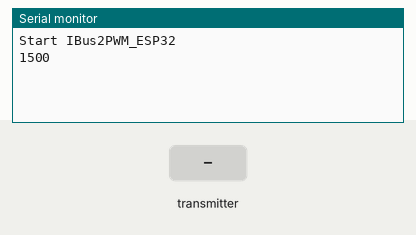
The sketch below on a simulated ESP32. On the bench: the last lines printed to the serial monitor. Inputs (shaded band) come from the test bench.

Above: at 1.2 s.
1.3 s: the transmitter starts sending readChannel.0 = 1000
At 2.4 s:
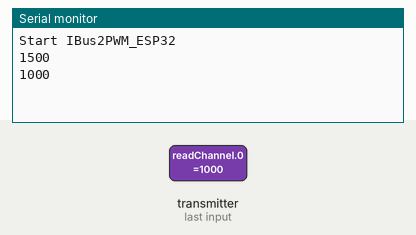
2.8 s: the transmitter starts sending readChannel.0 = 1250
At 3.6 s:
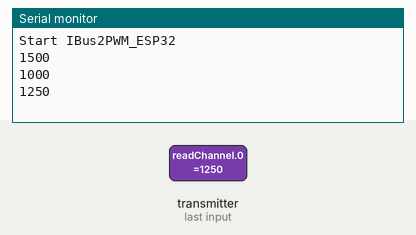

The sketch:

iBus_Receiver.ino
```cpp
#include <IBusBM.h>
//#include <ESP32Servo.h>


IBusBM IBus;    // IBus object
//Servo myservo;  // create servo object to control a servo

// Possible PWM GPIO pins on the ESP32: 0(used by on-board button),2,4,5(used by on-board LED),12-19,21-23,25-27,32-33
#define servoPin 18

void setup() {
  Serial.begin(115200);     // debug info

  IBus.begin(Serial2,1);    // iBUS object connected to serial2 RX2 pin and use timer 1
//  myservo.attach(servoPin); // attaches the servo on pin 18 to the servo object (using timer 0)
  Serial.println("Start IBus2PWM_ESP32");
}

int saveval=0;

void loop() {
  int val;
  val = IBus.readChannel(0); // get latest value for servo channel 1

  if (saveval != val) {
    Serial.println(val); // display new value in microseconds on PC
    saveval = val;
    //myservo.writeMicroseconds(val);   // sets the servo position
  }

  delay(100);
}
```

Measured:
- after the input at 1.3 s, the serial monitor: prints a new line at once (image 1)
- after the input at 2.8 s, the serial monitor: prints a new line at once (image 2)
